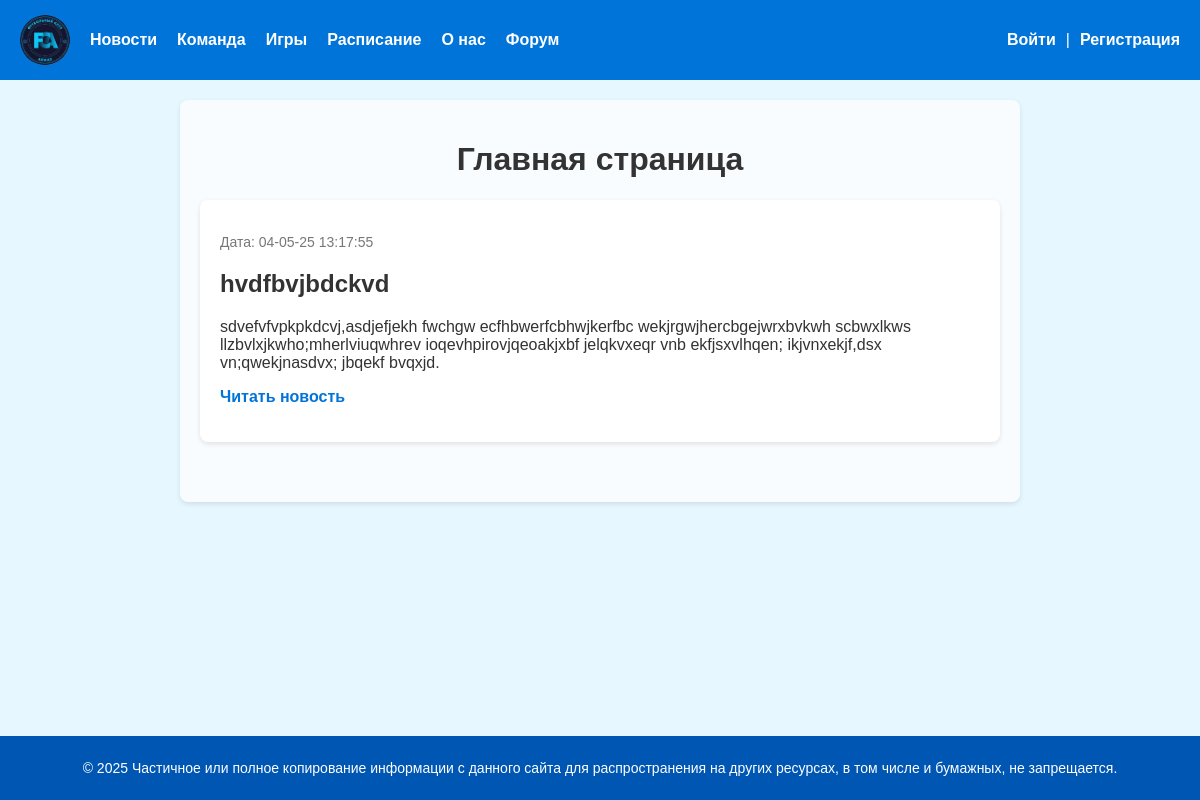
/, run on an earlier commit of the app's database.
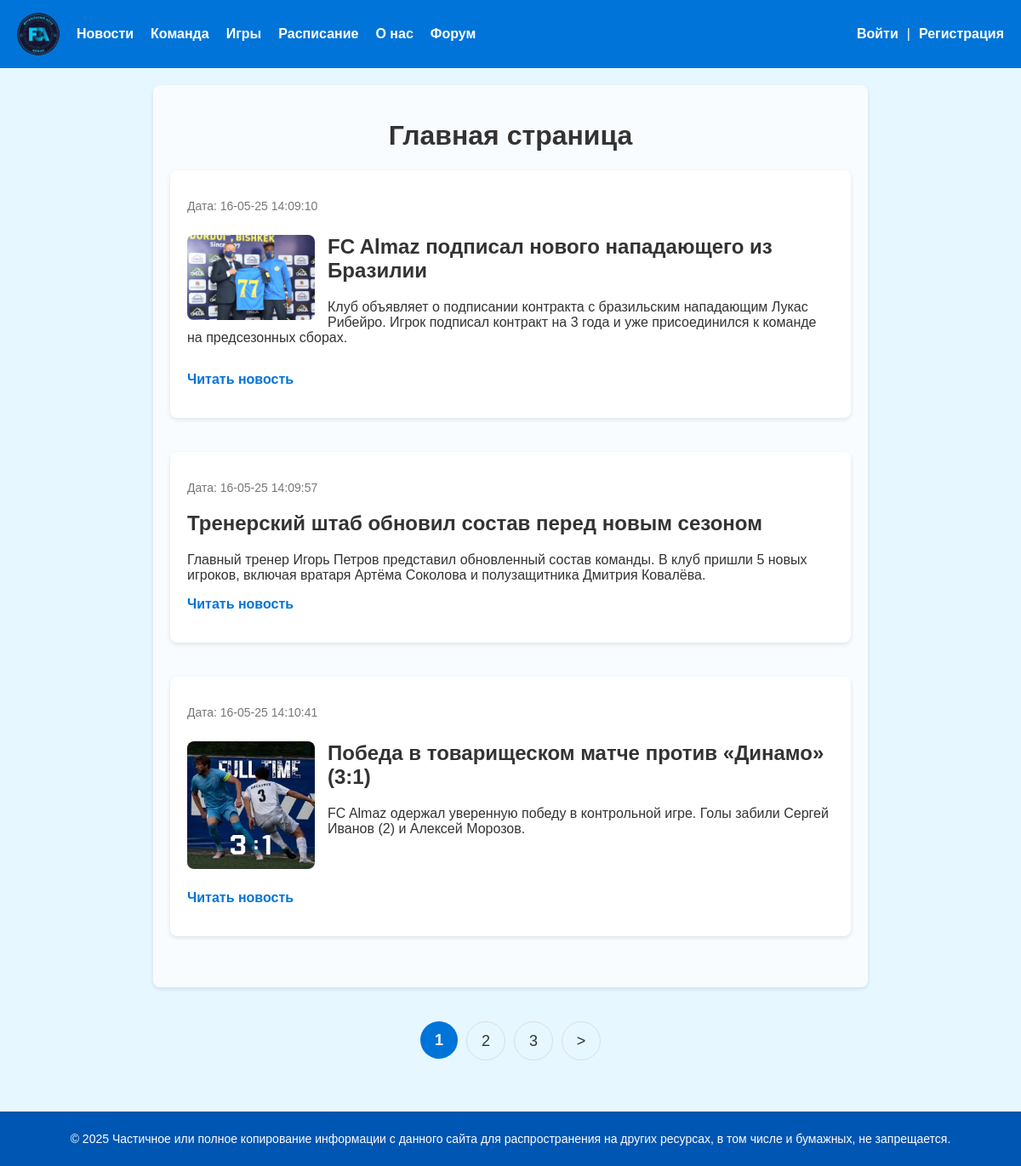
And on a later commit of the database.
### core/models.py (models this page shows, shortened)
class News(models.Model):
    title = models.CharField(max_length=255, verbose_name="Заголовок")
    slug = models.SlugField(max_length=255, unique=True, db_index=True, verbose_name="Slug")
    photo = models.ImageField(upload_to="news_photo/%y/%m/%d", default=None, blank=True, null=True, verbose_name="Фото")
    content = models.TextField(blank=True, verbose_name="Текст новости", validators=[MinLengthValidator(5, message="Минимум 5 символов"), MaxLengthValidator(10000, message="Максимум 10000 символов")])
    time_create = models.DateTimeField(auto_now_add=True, verbose_name="Время создания")
    def get_absolute_url(self):
        return reverse('news', kwargs={'news_slug': self.slug})
    class Meta:
        verbose_name = "Новость"
        verbose_name_plural = "Новости"

### core/views.py (the view)
# urls.py: path('', views.HomePage.as_view(), name='home'),
class HomePage(DataMixin, ListView):
    template_name = 'core/home.html'
    title_page = 'Главная страница'
    context_object_name = 'news'
    def get_queryset(self):
        return News.objects.all()
    def get_context_data(self, **kwargs):
        context = super().get_context_data(**kwargs)
        return self.get_mixin_context(context)

### core/utils.py (called while the page is built)
    def get_mixin_context(self, context, **kwargs):
        context.update(kwargs)
        return context

### users/context_processors.py (called while the page is built)
def get_menu_context(request):
    return {'menu': menu}

### core/templates/core/home.html (shortened to what this page needs)
{% extends "base.html" %}
{% load static %}
{% block content %}
<ul class="list-articles">
    <h1 align="center">{{title}}</h1>
    {% for p in news %}
        <li>
            <div class="article-panel">
                <p class="last">Дата: {{ p.time_create|date:"d-m-y H:i:s" }}</p>
            </div>
            {% if p.photo %}
                <p><img class="img-article-left thumb" src="{{ p.photo.url }}" alt=""></p>
            {% endif %}
            <h2>{{ p.title }}</h2>
            {% autoescape off %}
                {{ p.content|linebreaks|truncatewords:40 }}
            {% endautoescape %}
            <p class="link-read-post"><a href="{{ p.get_absolute_url }}">Читать новость</a></p>
        </li>
    {% endfor %}
</ul>
{% endblock %}
{% block navigation %}
    {% if page_obj.has_other_pages %}
        <nav class="list-pages">
            <ul>
                {% for p in paginator.page_range %}
                    {% if page_obj.number == p %}
                        <li class="page-num page-num-selected">{{ p }}</li>
                    {% elif p >= page_obj.number|add:-2 and p <= page_obj.number|add:2 %}
                        <li class="page-num">
                            <a href="?page={{ p }}">{{ p }}</a>
                        </li>
                    {% endif %}
                {% endfor %}
                {% if page_obj.has_next %}
                    <li class="page-num">
                        <a href="?page={{ page_obj.next_page_number }}">></a>
                    </li>
                {% endif %}
            </ul>
        </nav>
    {% endif %}
{% endblock %}

### templates/base.html (shortened to what this page needs)
{% load static %}
<!DOCTYPE html>
<html>
<head>
    <link type="text/css" href="{% static 'core/css/styles.css' %}" rel="stylesheet" />
</head>
<body>
    <header class="header">
        <nav>
            <ul id="mainmenu" class="mainmenu">
                <li class="logo">
                    <a href="{% url 'home' %}">
                        <div class="logo"></div>
                    </a>
                </li>
                {% for m in menu %}
                    <li><a href="{% url m.url_name %}">{{ m.title }}</a></li>
                {% endfor %}
                {% if user.is_authenticated %}
                    <li class="last">
                        <a href="{% url 'users:profile' %}">{{ user.username }}</a> |
                        <form id="logoutForm" method="post" action="{% url 'users:logout' %}" style="display: inline;">
                            {% csrf_token %}
                            <a href="#" onclick="document.getElementById('logoutForm').submit(); return false;">Выйти</a>
                        </form>
                    </li>
                {% else %}
                    <li class="last">
                        <a href="{% url 'users:login' %}">Войти</a> |
                        <a href="{% url 'users:register' %}">Регистрация</a>
                    </li>
                {% endif %}
            </ul>
        </nav>
    </header>
    <main class="content">
        <div class="content-text">
            {% block content %}
            {% endblock %}
        </div>
        {% block navigation %}
        {% endblock %}
    </main>
    <footer class="footer">
        <p>&copy; 2025 Частичное или полное копирование информации с данного сайта для распространения на других ресурсах, в том числе и бумажных, не запрещается.</p>
    </footer>
</body>
</html>

### core/static/core/css/styles.css (style rules this page uses)
body { margin: 0; font-family: Arial, sans-serif; background-color: #f4f9fc; color: #333; display: flex; flex-direction: column; min-height: 100vh; }
.header { background-color: #0074d9; color: white; padding: 15px 20px; box-shadow: 0 2px 5px rgba(0, 0, 0, 0.1); }
.header .mainmenu { list-style: none; padding: 0; margin: 0; display: flex; align-items: center; gap: 20px; }
.header .mainmenu li { display: inline-block; }
.header .mainmenu li a { color: white; text-decoration: none; font-weight: bold; }
.header .mainmenu .last { margin-left: auto; display: flex; align-items: center; gap: 10px; }
.header .mainmenu .last a { color: white; text-decoration: none; }
.header .logo { width: 50px; height: 50px; background-image: url('../images/main-ico.png'); background-size: cover; background-position: center; border-radius: 50%; cursor: pointer; }
.content { flex: 1; padding: 20px; background-color: #e6f7ff; overflow-y: auto; }
.content-text { max-width: 800px; margin: 0 auto; padding: 20px; background-color: #f8fcfe; border-radius: 8px; box-shadow: 0 2px 5px rgba(0, 0, 0, 0.1); overflow-y: auto; }
.list-articles { list-style: none; padding: 0; }
.list-articles li { margin-bottom: 40px; padding: 20px; border-radius: 8px; background-color: #fff; box-shadow: 0 2px 5px rgba(0, 0, 0, 0.1); }
.list-articles h2 { font-size: 24px; margin-top: 0; color: #333; }
.list-articles .last { font-size: 14px; color: #777; margin-bottom: 10px; }
.list-articles a { color: #0074d9; text-decoration: none; }
.list-articles .link-read-post { margin-top: 15px; }
.list-articles .link-read-post a { font-weight: bold; }
.list-pages { text-align: center; margin: 40px 0; }
.list-pages ul { margin: 0; padding: 0; list-style: none; display: inline-flex; gap: 10px; }
.list-pages ul li { display: inline-block; margin: 0; }
.list-pages a, .list-pages .page-num-selected { display: inline-block; width: 44px; height: 44px; line-height: 44px; text-align: center; font-size: 18px; color: #333; text-decoration: none; border-radius: 50%; border: 1px solid #ddd; transition: all 0.3s ease; }
.list-pages .page-num-selected { background-color: #0074d9; color: white; border: none; font-weight: bold; }
.footer { background-color: #0056b3; color: white; text-align: center; padding: 10px; font-size: 14px; }
.article-panel { display: flex; justify-content: space-between; align-items: center; margin-bottom: 10px; }
.article-panel .last { font-size: 14px; color: #777; }
.img-article-left.thumb { float: left; margin-right: 15px; margin-bottom: 10px; width: 150px; height: auto; border-radius: 8px; object-fit: cover; }
.content-text { max-width: 800px; margin: 0 auto; padding: 20px; background-color: #f8fcfe; border-radius: 8px; box-shadow: 0 2px 5px rgba(0, 0, 0, 0.1); }
.list-articles li { position: relative; margin-bottom: 40px; padding: 20px; border-radius: 8px; background-color: #fff; box-shadow: 0 2px 5px rgba(0, 0, 0, 0.1); }
.img-article-left { float: left; margin-right: 15px; margin-bottom: 10px; width: 150px; height: auto; border-radius: 8px; object-fit: cover; }

What changed in the data, as far as the page shows it:
removed News: time_create "04-05-25 13:17:55", title "hvdfbvjbdckvd", content "sdvefvfvpkpkdcvj,asdjefjekh fwchgw ecfhbwerfcbhwjkerfbc wekjrgwjhercbgejwrxbvkwh scbwxlkws llzbvlxjkwho;mherlviuqwhrev ioqevhpirovjqeoakjxbf jelqkvxeqr vnb ekfjsxvlhqen; ikjvnxekjf,dsx vn;qwekjnasdvx; jbqekf bvqxjd."
added News: time_create "16-05-25 14:09:10", photo (picture), title "FC Almaz подписал нового нападающего из Бразилии", content "Клуб объявляет о подписании контракта с бразильским нападающим Лукас Рибейро. Игрок подписал контракт на 3 года и уже присоединился к команде на предсезонных сборах."
added News: time_create "16-05-25 14:09:57", title "Тренерский штаб обновил состав перед новым сезоном", content "Главный тренер Игорь Петров представил обновленный состав команды. В клуб пришли 5 новых игроков, включая вратаря Артёма Соколова и полузащитника Дмитрия Ковалёва."
added News: time_create "16-05-25 14:10:41", photo (picture), title "Победа в товарищеском матче против «Динамо» (3:1)", content "FC Almaz одержал уверенную победу в контрольной игре. Голы забили Сергей Иванов (2) и Алексей Морозов."
Also different on the page:
new list line: "1"
new list line: "2"
new list line: "3"
